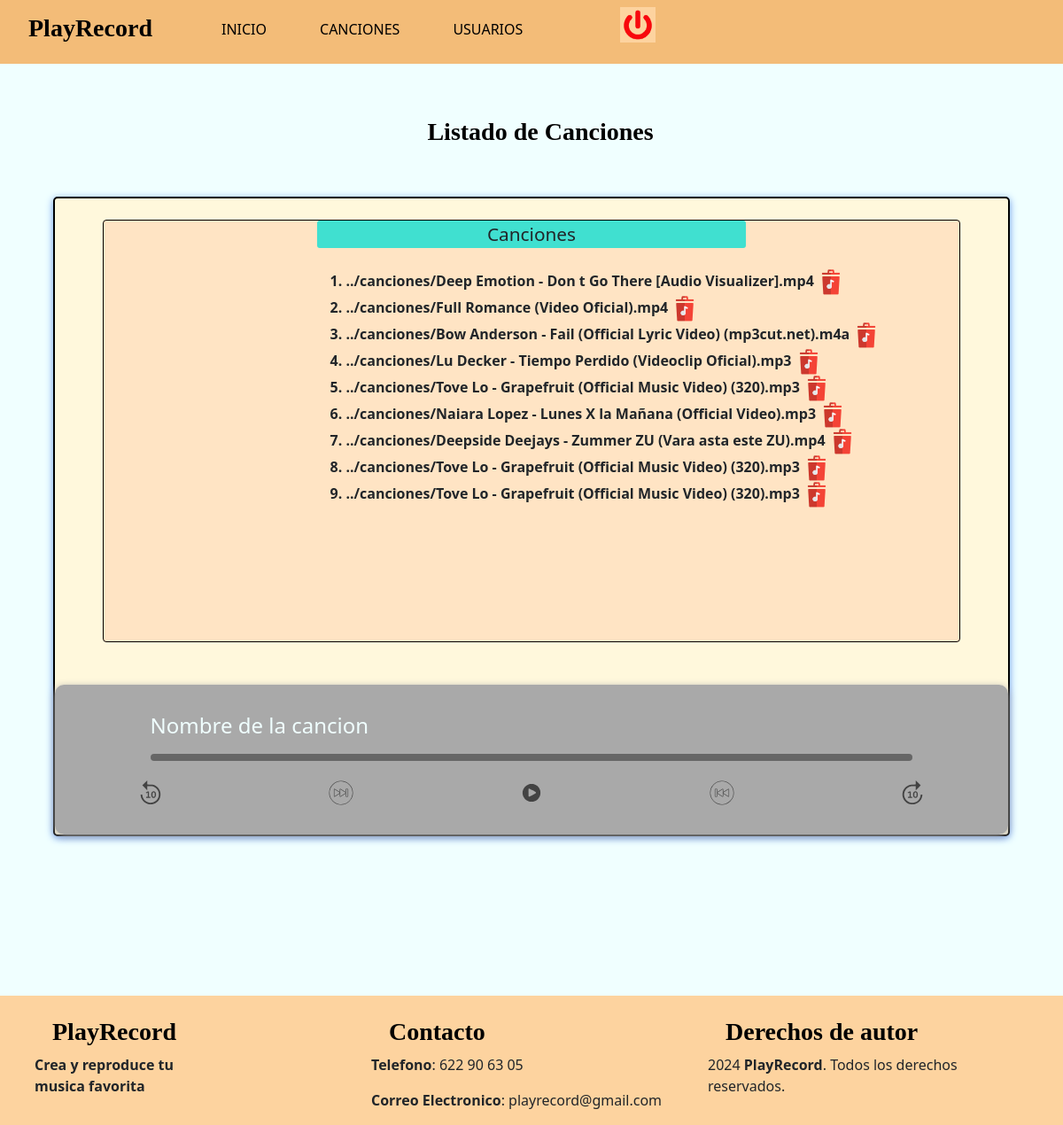
Screenshot of /admin/cancionesBd.php with the database file from the repository.
### tables this page shows
CREATE TABLE `repositorio_canciones` (
  `id` int NOT NULL,
  `nombre_cancion` varchar(100) NOT NULL
);

### admin/basededatos.php (called while the page is built, shortened)
<?php
class basededatos
{
  public $conn;
  public function __construct()
  {
    $config = parse_ini_file('configuracion.ini');
    try {
      $opc = array(PDO::MYSQL_ATTR_INIT_COMMAND => "SET NAMES utf8");
      $dsn = 'mysql:host=' . $config['server'] . ';dbname=' . $config['base'];
      $this->conn = new PDO($dsn, $config['user'], $config['pass'], $opc);
      $this->conn->setAttribute(PDO::ATTR_ERRMODE, PDO::ERRMODE_EXCEPTION);
    } catch (Exception $ex) {
      throw $ex;
    }
  }
  public function ejecutaConsulta($sql)
  {
    try {
      $resultado = null;
      if (isset($this->conn)) {
        $resultado = $this->conn->query($sql);
      }
      return $resultado;
    } catch (Exception $ex) {
      throw $ex;
    }
  }
}
?>

### admin/modelos/Cancion.php (called while the page is built, shortened)
<?php
class Cancion {
  public function getCanciones()
  {
    $basededatos = new basededatos();
    $sql = "SELECT * FROM repositorio_canciones order by id;";
    $resultado = $basededatos->ejecutaConsulta($sql);
    if ($resultado) {
      $datos = $resultado->FetchAll();
      return $datos;
    }
  }
}
?>

### admin/cancionesBd.php (the view, shortened to what this page needs)
<!DOCTYPE html>
<html lang="en">
<head>
    <link type="text/css" rel="stylesheet" href="https://cdn.jsdelivr.net/npm/bootstrap@5/dist/css/bootstrap.min.css">
    <link href = "./css/listadoCancionesBd.css" rel = "stylesheet">
    <?php
    include 'barra.php';
    include 'basededatos.php';
    ?>
</head>
<body>
    <h3 id='titulo'>Listado de Canciones</h3>
    <br><br>
    <div class="contenedor">
        <br>
        <div id="contenido-lista">
            <div id="nombre_lista">
                Canciones
            </div>
            <br>
            <div id="resultado">
                <?php
                include 'cancion.php';
                $cancion = new Cancion();
                $canciones = $cancion->getCanciones();
                echo "<ol id = 'playlist'>";
                        echo "
                             <scroll-container>
                               <scroll-page>";
                                foreach($canciones as $cancion){
                                    echo "<li data-src = '../canciones/$cancion[1]' style = 'font-weight:bold;' name = 'cancion' id = 's'>" .$cancion[1]. "
                                         <a href = 'borrarCanciones.php?id=".$cancion[0]."' onclick = 'return confirm(\"¿Estas seguro de que quieres borrar esta cancion?\");'><img src = '../img/eliminarCancion.png' style = 'width:30px;' name = 'idCancion' class = 'eliminarCancion' value = '".$cancion[0]."'></a><br>
                                         </li> ";
                               }
                            echo "</scroll-page>
                            </scroll-container>";
                echo "
                </ol>";
                ?>
            </div>
        </div>
        <br><br>
        <div class="music-player-container">
            <div class="title-music-container">
                <h4 id="song-title">Nombre de la cancion</h4>
            </div>
            <div class="controls-music-container">
                <div class="progress-song-container">
                    <div class="progress-bar" id="progress-bar">
                    </div>
                </div>
                <div class="time-container">
                </div>
            </div>
            <div class="main-song-controls">
                <img src="../img/backward.svg" alt="" class="icon" id="Back10">
                <img src="../img/boton1.svg" alt="" class="icon" id="button1">
                <img src="../img/OIP.svg" alt="" class="icon" id="playPause">
                <img src="../img/boton2.svg" alt="" class="icon" id="button2">
                <img src="../img/forward.svg" alt="" class="icon" id="Plus10">
            </div>
        </div>
    </div>
    <footer style="background-color:rgb(253, 211, 159); margin-left:-20px; margin-right:-14px; margin-top:15%;"
        data-bs-theme="light">
        <div class="container">
            <div class="row">
                <div class="col-lg-4"><br>
                    <h3 style="color:black; font-family:Lucida Handwriting;">PlayRecord</h3>
                    <b> Crea y reproduce tu <br> musica favorita</b>
                </div>
                <div class="col-lg-4"><br>
                    <h3>Contacto</h3>
                    <p><b>Telefono</b>: 622 90 63 05</p>
                    <p><b>Correo Electronico</b>: playrecord@gmail.com</p>
                </div>
                <div class="col-lg-4"><br>
                    <h3>Derechos de autor</h3>
                    <p>2024 <b>PlayRecord</b>. Todos los derechos reservados.</p>
                </div>
            </div>
        </div>
    </footer>
</body>
</html>

### admin/css/listadoCancionesBd.css (style rules this page uses)
#titulo { margin-top: 5%; color: black; font-family: Lucida Handwriting; text-align: center; }
#playlist { margin-left: 25%; }
#nombre_lista { font-size: 130%; background-color: turquoise; width: 50%; height: 5%; border-radius: 3px; margin-left: 25%; display: flex; justify-content: center; align-content: center; }
#contenido-lista { background-color: bisque; width: 90%; margin-left: 5%; border-radius: 4px; border-color: black; border: 1px solid black; }
.contenedor { margin-right: 5%; margin-left: 5%; border-radius: 5px; box-shadow: 0px 2px 8px cornflowerblue; height: 130%; border: 2px solid black; background-color: cornsilk; }
body { background-color: color-mix(in srgb, rgb(255, 255, 255) 80%, bisque 20%); }
#playlist { height: 90px; }
#resultado { display: flex; overflow-y: scroll; scroll-behavior: smooth; height: 420px; }
scroll-page { align-items: center; align-content: flex-start; justify-content: center; flex-direction: column-reverse; flex-wrap: wrap; height: 35%; font-size: 1em; }
#s { cursor:pointer; }
.time-container { width: 100%; display: flex; justify-content: space-between; align-items: center; color: rgb(240, 255, 255); font-size: 12px; }
body { background-color: azure; }
.music-player-container { background: linear-gradient(30deg, darkgrey, darkgrey); backdrop-filter: blur(10px); height: fit-content; width: 100%; height: 23%; border-radius: 10px; padding: 2rem 0; display: flex; justify-content: center; align-items: center; flex-direction: column; box-shadow: 0px 2px 8px darkgrey; }
.title-music-container { width: 80%; height: 80%; width: fit-content; color: azure; margin-right: auto; margin-left: 10%; }
.controls-music-container { width: 80%; height: fit-content; display: flex; justify-content: center; align-items: center; flex-direction: column; }
.progress-song-container { margin-top: 0.6rem; width: 100%; display: flex; justify-content: center; align-items: center; flex-direction: column; }
.progress-bar { height: 8px; border-radius: 5px; width: 100%; background-color: rgb(102, 102, 102); position: relative; transition: width 0.1s linear; }
.time-container { width: 100%; display: flex; justify-content: space-between; align-items: center; color: rgb(167, 167, 167); font-size: 12px; }
.main-song-controls { height: 30px; width: 100%; margin-top: 1rem; display: flex; justify-content: space-around; align-items: center; }
.icon { height: 100%; width: auto; opacity: 0.6; cursor: pointer; user-select: none; }

### admin/css/diseñoBarra.css (style rules this page uses)
h3 { margin-left: 20px; font-family: Lucida Handwriting; font-weight: bold; color: black; }

### admin/barra.php (style rules this page uses)
h3 { margin-left: 20px; font-family: Lucida Handwriting; font-weight: bold; color: black; }

### rows the page displays
repositorio_canciones: nombre_cancion "../canciones/Deep Emotion - Don t Go There [Audio Visualizer].mp4"
repositorio_canciones: nombre_cancion "../canciones/Full Romance (Video Oficial).mp4"
repositorio_canciones: nombre_cancion "../canciones/Bow Anderson - Fail (Official Lyric Video) (mp3cut.net).m4a"
repositorio_canciones: nombre_cancion "../canciones/Lu Decker - Tiempo Perdido (Videoclip Oficial).mp3"
repositorio_canciones: nombre_cancion "../canciones/Tove Lo - Grapefruit (Official Music Video) (320).mp3"
repositorio_canciones: nombre_cancion "../canciones/Naiara Lopez - Lunes X la Mañana (Official Video).mp3"
repositorio_canciones: nombre_cancion "../canciones/Deepside Deejays - Zummer ZU (Vara asta este ZU).mp4"
repositorio_canciones: nombre_cancion "../canciones/Tove Lo - Grapefruit (Official Music Video) (320).mp3"
repositorio_canciones: nombre_cancion "../canciones/Tove Lo - Grapefruit (Official Music Video) (320).mp3"
